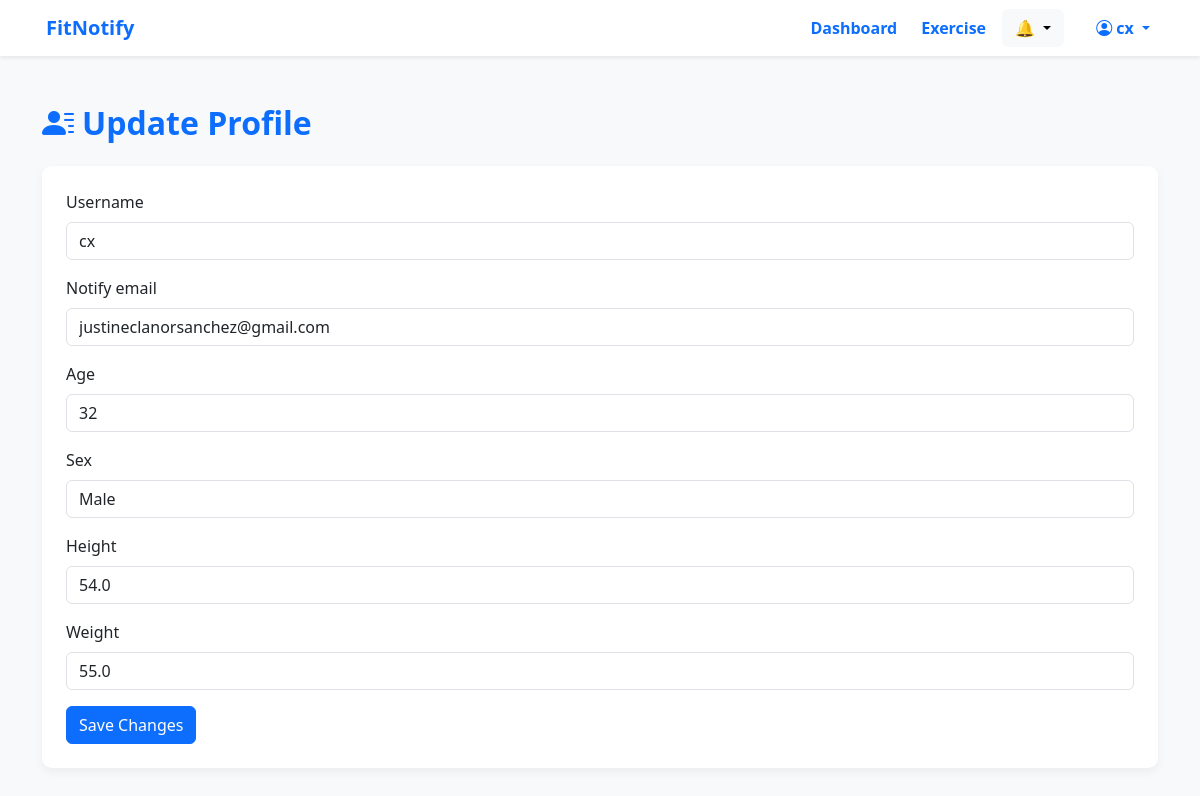
Screenshot of /users/profile/ (signed in) with the database file from the repository.
### users/models.py (models this page shows, shortened)
class Profile(models.Model):
    user = models.OneToOneField(User, on_delete=models.CASCADE)
    email = models.EmailField(blank=True, null=True)  # this field
    age = models.IntegerField(blank=True, null=True)
    sex = models.CharField(max_length=10, blank=True)
    height = models.FloatField(blank=True, null=True)
    weight = models.FloatField(blank=True, null=True)
    notify_email = models.EmailField(blank=True)
    notify_email_verified = models.BooleanField(default=False)  # <-- Add this field

### users/views.py (the view)
# urls.py: path('profile/', views.profile_view, name='profile'),
@login_required
def profile_view(request):
    user = request.user
    profile = user.profile
    if request.method == 'POST':
        form = ProfileForm(request.POST, instance=profile, user=user)
        verification_code_input = request.POST.get('verification_code')
        stored_code = request.session.get('verification_code')
        email_pending = request.session.get('pending_email')
        if verification_code_input:
            if verification_code_input == stored_code:
                profile.notify_email = email_pending
                profile.save()
                messages.success(request, "Email verified and saved.")
                request.session.pop('verification_code', None)
                request.session.pop('pending_email', None)
                return redirect('profile')  # Redirect to dashboard if verification is successful
            else:
                messages.error(request, "Invalid verification code.")
        else:
            if form.is_valid():
                form.save()  # Save the profile
                if profile.is_complete():
                    messages.success(request, "Profile updated successfully.")
                    return redirect('dashboard')  # Redirect to dashboard if profile is complete
                else:
                    messages.warning(request, "Please complete your profile.")
                new_email = form.cleaned_data['notify_email']
                code = str(random.randint(100000, 999999))
                request.session['verification_code'] = code
                request.session['pending_email'] = new_email
                send_mail(
                    subject='Your FitNotify Verification Code',
                    message=f'Your code is: {code}',
                    from_email=settings.DEFAULT_FROM_EMAIL,
                    recipient_list=[new_email],
                    fail_silently=False
                )
                messages.info(request, "Verification code sent to your email. Please enter it below.")
                return redirect('profile')  # Redirect to profile after sending verification code
    else:
        form = ProfileForm(instance=profile, user=user)
    needs_verification = request.session.get('verification_code') is not None
    return render(request, 'users/profile.html', {
        'form': form,
        'needs_verification': needs_verification,
    })

### users/forms.py (shortened to what this page needs)
class ProfileForm(forms.ModelForm):
    SEX_CHOICES = [
        ('M', 'Male'),
        ('F', 'Female'),
        ('O', 'Other'),
    ]
    username = forms.CharField(max_length=150, required=True, label="Username")
    verification_code = forms.CharField(required=False, label="Email Verification Code")
    sex = forms.ChoiceField(choices=SEX_CHOICES, required=False, widget=forms.Select())
    class Meta:
        model = Profile
        fields = ['notify_email', 'age', 'sex', 'height', 'weight']
    def __init__(self, *args, **kwargs):
        user = kwargs.pop('user')
        super().__init__(*args, **kwargs)
        self.fields['username'].initial = user.username

### users/templates/users/profile.html (shortened to what this page needs)
{% load static widget_tweaks %}
<!DOCTYPE html>
<html lang="en">
<head>
  <link
    href="https://cdn.jsdelivr.net/npm/bootstrap@5.3.0/dist/css/bootstrap.min.css"
    rel="stylesheet"
  />
  <link
    href="https://cdn.jsdelivr.net/npm/bootstrap-icons@1.10.5/font/bootstrap-icons.css"
    rel="stylesheet"
  />
</head>
<body>
  <nav class="navbar navbar-expand-lg navbar-light bg-white shadow-sm sticky-top">
    <div class="container">
      <a class="navbar-brand text-primary fw-bold" href="{% url 'dashboard' %}">
         FitNotify
      </a>
      <div class="collapse navbar-collapse justify-content-end" id="navbarContent">
        <ul class="navbar-nav align-items-center gap-2">
          <li class="nav-item">
            <a class="nav-link text-primary fw-semibold{% if request.path == '/dashboard/' %} active{% endif %}"
               href="{% url 'dashboard' %}">Dashboard</a>
          </li>
          <li class="nav-item">
            <a class="nav-link text-primary fw-semibold{% if request.path == '/exercise/' %} active{% endif %}"
               href="{% url 'exercise' %}">Exercise</a>
          </li>
          <li class="nav-item">
            <div class="dropdown me-3">
              <button class="btn btn-light dropdown-toggle" type="button"
                      id="dropdownBell" data-bs-toggle="dropdown">
                🔔
              </button>
            </div>
          </li>
          {% if user.is_authenticated %}
          <li class="nav-item dropdown">
            <a class="nav-link dropdown-toggle text-primary fw-semibold"
               href="#" role="button" data-bs-toggle="dropdown">
              <i class="bi bi-person-circle me-1"></i>{{ user.username }}
            </a>
          </li>
          {% endif %}
        </ul>
      </div>
    </div>
  </nav>
  <div class="container my-5">
    <h2 class="text-primary fw-bold mb-4">
      <i class="bi bi-person-lines-fill me-2"></i>Update Profile
    </h2>
   <form method="POST" class="form-card">
  <div class="mb-3">
    <label for="{{ form.username.id_for_label }}" class="form-label">{{ form.username.label }}</label>
    {{ form.username|add_class:"form-control" }}
  </div>
  {% for field in form %}
    {% if field.name != 'username' %}
      {% if field.name == 'verification_code' %}
        {% if needs_verification %}
          <div class="mb-3">
            <label for="{{ field.id_for_label }}" class="form-label">{{ field.label }}</label>
            {{ field|add_class:"form-control" }}
            {% if field.help_text %}
              <div class="form-text">{{ field.help_text }}</div>
            {% endif %}
            {% for error in field.errors %}
              <div class="text-danger small">{{ error }}</div>
            {% endfor %}
          </div>
        {% endif %}
      {% else %}
        <div class="mb-3">
          <label for="{{ field.id_for_label }}" class="form-label">{{ field.label }}</label>
          {{ field|add_class:"form-control" }}
        </div>
      {% endif %}
    {% endif %}
  {% endfor %}
  <button type="submit" class="btn btn-primary">Save Changes</button>
</form>
  </div>
</body>
</html>

### users/templates/users/profile.html (style rules this page uses)
body { background: #f8f9fa; font-family: 'Segoe UI', Tahoma, Geneva, Verdana, sans-serif; }
.form-card { background: white; border-radius: 10px; box-shadow: 0 4px 10px rgba(0,0,0,0.05); padding: 1.5rem; }
.navbar-brand { font-weight: 700; color: #0d6efd; }

### rows the page displays
Profile: form "justineclanorsanchez@gmail.com" "32" "Male" "54.0" "55.0"

### other values shown
{{ user.username }} "cx"
{{ field.label }} "Notify email" "Age" "Sex" "Height" "Weight"
